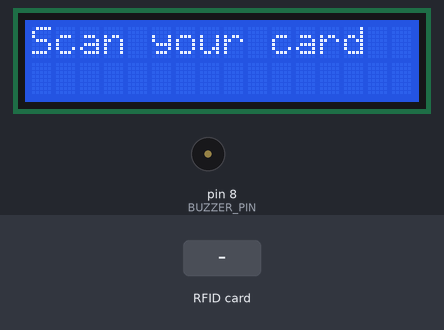
Bench run of a sketch on a simulated Arduino Uno, built with avr-gcc and run on an emulated ATmega328P. Shown: 16×2 character LCD, buzzer (waves = sounding). The test bench sets the inputs (shaded band).

Above: at 1.3 s.
1.4 s: RFID card 5E 7A 19 C4 held to the reader
At 2.2 s:
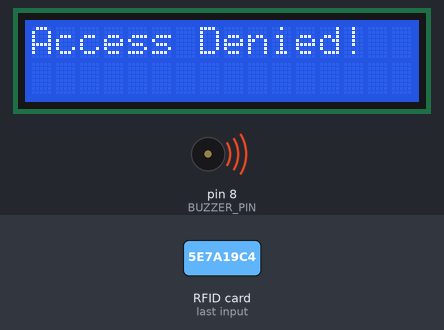
At 3.1 s:
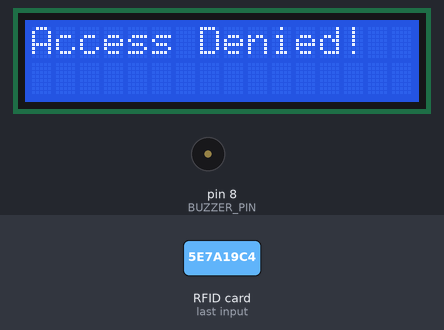
3.9 s: RFID card 57 30 8D 02 held to the reader
At 4.7 s:
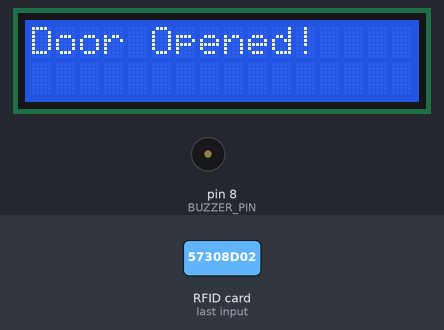
6.9 s: RFID card 53 6A B1 2C held to the reader
Timing chart, 0 to 9.9 s (numbered marks = the images above; inputs shaded):
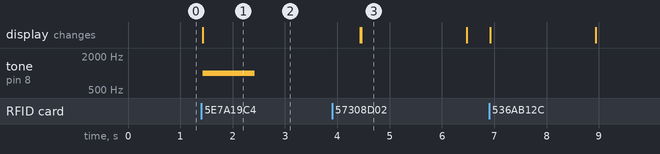

The sketch:

RFID-Door_alarm_system.ino
```cpp
#include <SPI.h>
#include <MFRC522.h>
#include <Wire.h>
#include <LiquidCrystal_I2C.h>

#define RST_PIN 9
#define SS_PIN 10
#define BUZZER_PIN 8

MFRC522 mfrc522(SS_PIN, RST_PIN);  // Create MFRC522 instance
LiquidCrystal_I2C lcd(0x27, 16, 2); // I2C LCD address may vary

// Two valid RFID tag UIDs
byte validUID1[4] = {0x57, 0x30, 0x8D, 0x02};
byte validUID2[4] = {0x53, 0x6A, 0xB1, 0x2C};

void setup() {
  Serial.begin(9600);
  SPI.begin();
  mfrc522.PCD_Init();

  lcd.begin(16, 2);
  lcd.backlight();

  pinMode(BUZZER_PIN, OUTPUT);
  digitalWrite(BUZZER_PIN, LOW);

  lcd.setCursor(0, 0);
  lcd.print("Scan your card");
}

void loop() {
  // Wait for card
  if (!mfrc522.PICC_IsNewCardPresent() || !mfrc522.PICC_ReadCardSerial()) {
    return;
  }

  if (isValidUID(mfrc522.uid.uidByte)) {
    lcd.clear();
    lcd.setCursor(0, 0);
    lcd.print("Door Opened!");
    digitalWrite(BUZZER_PIN, LOW); // No buzzer
  } else {
    lcd.clear();
    lcd.setCursor(0, 0);
    lcd.print("Access Denied!");
    tone(BUZZER_PIN, 1000);
    delay(1000);
    noTone(BUZZER_PIN);
  }

  delay(2000);
  lcd.clear();
  lcd.setCursor(0, 0);
  lcd.print("Scan your card");

  mfrc522.PICC_HaltA(); // Stop reading
}

// Check against both valid UIDs
bool isValidUID(byte *uid) {
  return compareUID(uid, validUID1) || compareUID(uid, validUID2);
}

// Compare 4-byte UID
bool compareUID(byte *uid, byte *valid) {
  for (byte i = 0; i < 4; i++) {
    if (uid[i] != valid[i]) return false;
  }
  return true;
}
```

Measured:
- after the input at 1.4 s, tone on pin 8 (BUZZER_PIN): silent → 1000 Hz at once, → silent 1.0 s later; the display: changes at once (image 1)
- after the input at 3.9 s, the display: first differs from a run without the input after 0.56 s (image 3)
- what the display in image 3 shows lasts 2.0 s, from 4.5 s to 6.5 s
